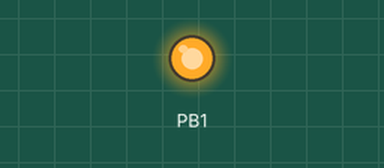
A sketch run on a simulated ATtiny85, built with avr-gcc and run on an emulated ATtiny85. Shown: output pins drawn as LEDs (lit = HIGH).

Above: at 3.2 s.
Timing chart, 0 to 4.7 s (numbered marks = the images above):
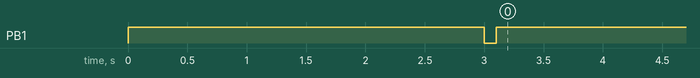

The sketch:

reset_con_rele.ino
```cpp
void setup() {
  pinMode(1, OUTPUT);
  digitalWrite(1, HIGH);
  delay(3000);

  //impulso
  digitalWrite(1, LOW);
  delay(100);
  digitalWrite(1, HIGH);

}

void loop() {
  // put your main code here, to run repeatedly:

}
```
